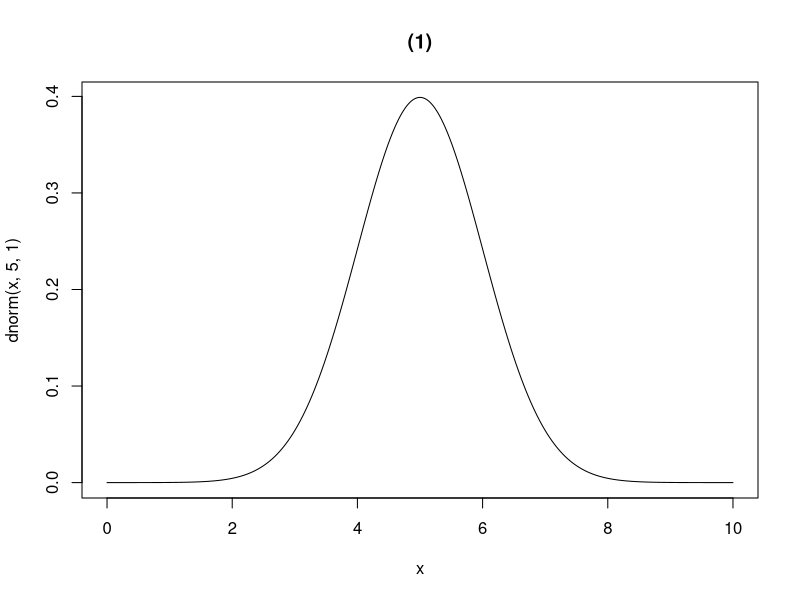
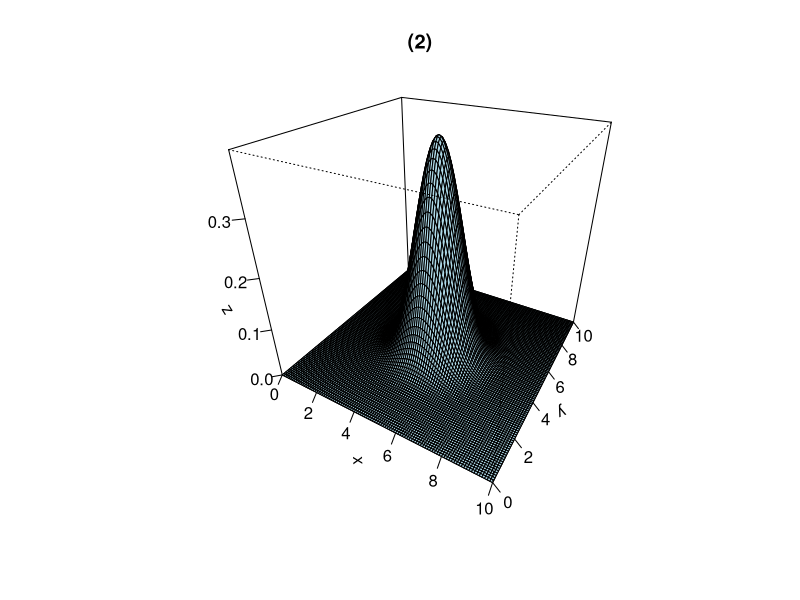

R code for these plots, in order:
################################################################################
#   1
################################################################################

x <- seq(0, 10, by = 0.001)
plot(x, dnorm(x, 5, 1), type = 'l', main = "(1)")

################################################################################
#   2
################################################################################

x <- seq(0, 10, 0.1)
y <- x
f <- function(x, y) {
    mean <- 5
    distanceToMean <- sqrt( (x - mean)^2 + (y - mean)^2 )
    # x + y
    return(dnorm(distanceToMean, 0, 1))
}
z <- outer(x, y, f)
persp(x, y, z, theta = 30, phi = 30, col = "lightblue", ticktype = "detailed", main = "(2)")
